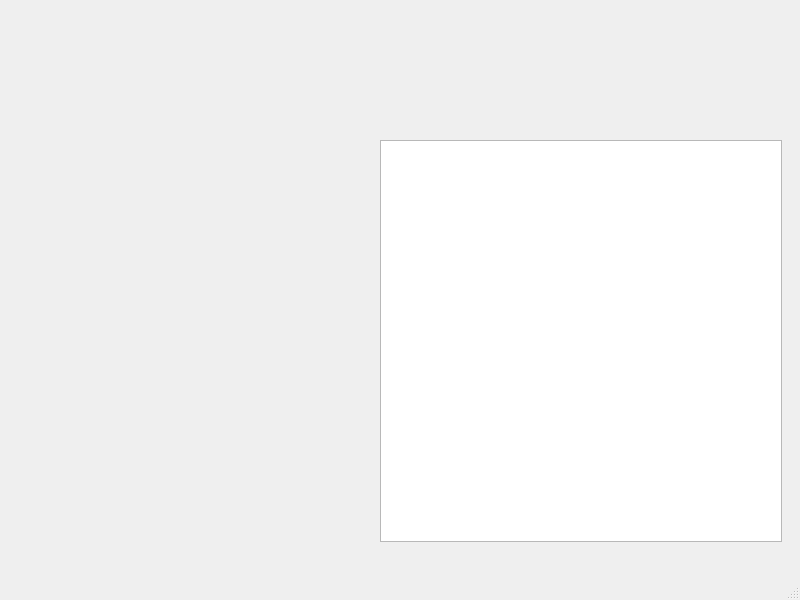
<?xml version="1.0" encoding="UTF-8"?>
<ui version="4.0">
 <class>MainWindow</class>
 <widget class="QMainWindow" name="MainWindow">
  <property name="geometry">
   <rect>
    <x>0</x>
    <y>0</y>
    <width>800</width>
    <height>600</height>
   </rect>
  </property>
  <property name="windowTitle">
   <string>MainWindow</string>
  </property>
  <widget class="QWidget" name="centralwidget">
   <widget class="QGraphicsView" name="graphicsView">
    <property name="geometry">
     <rect>
      <x>380</x>
      <y>140</y>
      <width>402</width>
      <height>402</height>
     </rect>
    </property>
    <property name="verticalScrollBarPolicy">
     <enum>Qt::ScrollBarAlwaysOff</enum>
    </property>
    <property name="horizontalScrollBarPolicy">
     <enum>Qt::ScrollBarAlwaysOff</enum>
    </property>
    <property name="sizeAdjustPolicy">
     <enum>QAbstractScrollArea::AdjustToContents</enum>
    </property>
   </widget>
  </widget>
  <widget class="QMenuBar" name="menubar">
   <property name="geometry">
    <rect>
     <x>0</x>
     <y>0</y>
     <width>800</width>
     <height>22</height>
    </rect>
   </property>
  </widget>
  <widget class="QStatusBar" name="statusbar"/>
 </widget>
 <resources/>
 <connections/>
</ui>
